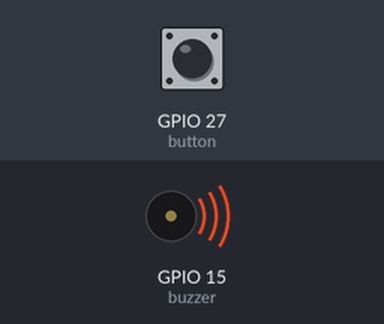
Bench run of a sketch on a simulated ESP32. On the bench: buzzer (waves = sounding, pin HIGH). Inputs (shaded band) come from the test bench; at power-on: GPIO 27 (button) HIGH.

Above: at 1.2 s.
1.3 s: GPIO 27 (button) pulled LOW for 0.15 s
At 1.37 s:
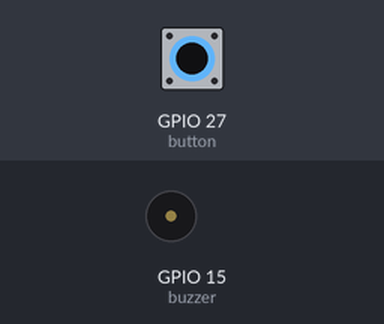
2.9 s: GPIO 27 (button) pulled LOW for 3.2 s
At 6.7 s:
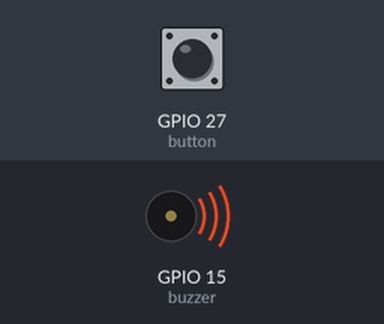
Timing chart, 0 to 8.2 s (numbered marks = the images above; inputs shaded):
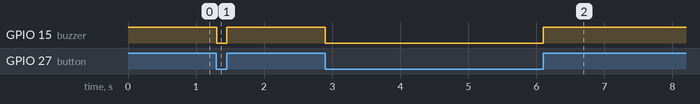

Measured:
- after the input at 1.3 s, GPIO 15 (buzzer): HIGH → LOW at once, → HIGH 0.15 s later
- after the input at 2.9 s, GPIO 15 (buzzer): HIGH → LOW at once, → HIGH 3.2 s later

The sketch:

switch.ino
```cpp
 #define buzzer 15
 #define button 27

void setup() {
 pinMode(buzzer, OUTPUT);
 pinMode(button, INPUT_PULLUP);

 digitalWrite(buzzer , HIGH); // สั่งงานให้ buzzer หยุด
}

 void loop() {
   if(digitalRead(button) == LOW){ // เงื่อนไขทำงานเมื่อกดปุ่ม
    digitalWrite(buzzer, LOW);
}
else { // เงื่อนไขทำงานเมื่อไม่กดปุ่ม
   digitalWrite(buzzer , HIGH);
}
}
 
```
